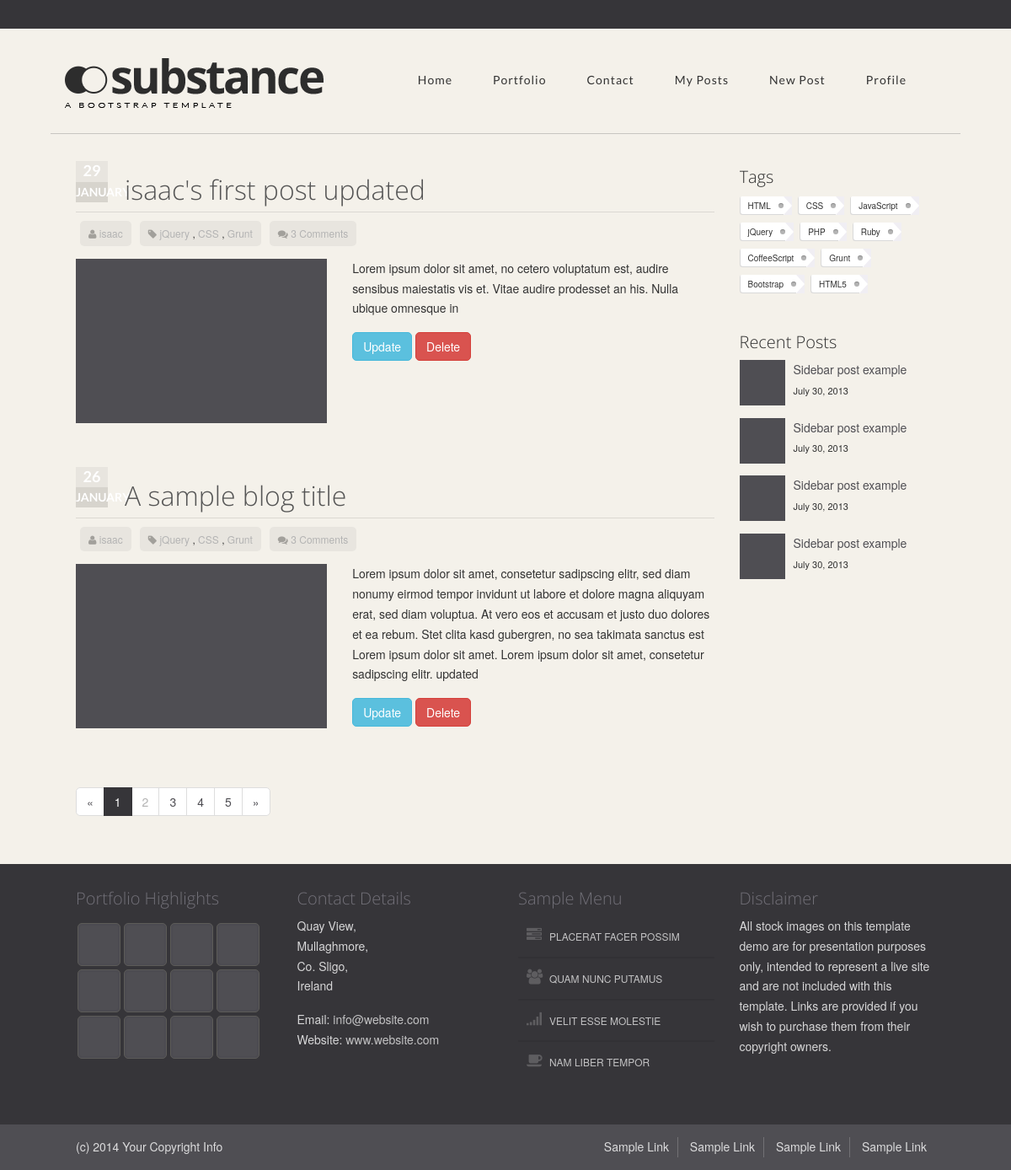
Page /my_posts/ (signed in) on the committed database.
### blog/models.py (models this page shows, shortened)
class Post(models.Model):
    title = models.CharField(max_length=100)
    content = models.TextField()
    author = models.ForeignKey(User, on_delete=models.CASCADE)
    date_posted = models.DateTimeField(default=timezone.now)

### blog/views.py (the view)
# urls.py: path('my_posts/', views.my_posts, name='my_posts'),
@login_required
def my_posts(request):
    user = request.user
    posts = Post.objects.filter(author=user).order_by('-date_posted')
    context = {
        'posts': posts
    }
    return render(request, "my_posts.html", context)

### blog/templates/my_posts.html (shortened to what this page needs)
{% extends 'base.html' %}
{% load static %}
{% block content %}
    <div id="content" class="container">
        <div class="row margin-vert-30">
            <div class="col-md-9">
                {% for post in posts %}
                <div class="blog-post padding-bottom-20 animate fadeInUp">
                    <div class="blog-item-header">
                        <div class="blog-post-date pull-left">
                            <span class="day">{{ post.date_posted|date:"d" }}</span>
                            <span class="month">{{ post.date_posted|date:"F" }}</span>
                        </div>
                        <h2><a href="{% url 'post_detail' post.id %}">{{ post.title }}</a></h2>
                    </div>
                    <div class="blog-post-details">
                        <div class="blog-post-details-item blog-post-details-item-left user-icon">
                            <i class="fa fa-user"></i>
                            <a href="#">{{ post.author }}</a>
                        </div>
                        <div class="blog-post-details-item blog-post-details-item-left blog-post-details-tags tags-icon">
                            <i class="fa fa-tag"></i>
                            <a href="#">jQuery</a> ,
                            <a href="#">CSS</a> ,
                            <a href="#">Grunt</a>
                        </div>
                        <div
                            class="blog-post-details-item blog-post-details-item-left blog-post-details-item-last comments-icon">
                            <a href="#">
                                <i class="fa fa-comments"></i>
                                3 Comments
                            </a>
                        </div>
                    </div>
                    <div class="blog">
                        <div class="clearfix"></div>
                        <div class="blog-post-body row margin-top-15">
                            <div class="col-md-5">
                                <img class="pull-left" src="{% static 'assets/img/blog/image1.jpg' %}" alt="thumb1">
                            </div>
                            <div class="col-md-7">
                                <p>{{ post.content }}</p>
                                <a href="{%url 'update_post' post.id%}" class="btn btn-info">
                                    Update
                                </a>
                                <a href="{% url 'delete_post' post.id %}" class="btn btn-danger">
                                    Delete
                                </a>
                            </div>
                        </div>
                    </div>
                </div>
                {% endfor %}
                <ul class="pagination">
                    <li><a href="#">&laquo;</a></li>
                    <li class="active"><a href="#">1</a></li>
                    <li class="disabled"><a href="#">2</a></li>
                    <li><a href="#">3</a></li>
                    <li><a href="#">4</a></li>
                    <li><a href="#">5</a></li>
                    <li><a href="#">&raquo;</a></li>
                </ul>
            </div>
            <div class="col-md-3">
                <div class="blog-tags">
                    <h3>Tags</h3>
                    <ul class="blog-tags">
                        <li><a href="#" class="blog-tag">HTML</a></li>
                        <li><a href="#" class="blog-tag">CSS</a></li>
                        <li><a href="#" class="blog-tag">JavaScript</a></li>
                        <li><a href="#" class="blog-tag">jQuery</a></li>
                        <li><a href="#" class="blog-tag">PHP</a></li>
                        <li><a href="#" class="blog-tag">Ruby</a></li>
                        <li><a href="#" class="blog-tag">CoffeeScript</a></li>
                        <li><a href="#" class="blog-tag">Grunt</a></li>
                        <li><a href="#" class="blog-tag">Bootstrap</a></li>
                        <li><a href="#" class="blog-tag">HTML5</a></li>
                    </ul>			</div>
                    <div class="recent-posts">
                        <h3>Recent Posts</h3>
                        <ul class="posts-list margin-top-10">
                            <li>
                                <div class="recent-post">
                                    <a href="#">
                                        <img class="pull-left" src="{% static 'assets/img/blog/thumbs/thumb1.jpg' %}" alt="thumb1">
                                    </a>
                                    <a href="#" class="posts-list-title">Sidebar post example </a>
                                    <br>
                                    <span class="recent-post-date">
                                    July 30, 2013
                                    </span>
                                </div>
                            </li>
                            <li>
                                <div class="recent-post">
                                    <a href="#">
                                        <img class="pull-left" src="{% static 'assets/img/blog/thumbs/thumb2.jpg' %}" alt="thumb2">
                                    </a>
                                    <a href="#" class="posts-list-title">Sidebar post example </a>
                                    <br>
                                    <span class="recent-post-date">
                                    July 30, 2013
                                    </span>
                                </div>
                            </li>
                            <li>
                                <div class="recent-post">
                                    <a href="#">
                                        <img class="pull-left" src="{% static 'assets/img/blog/thumbs/thumb3.jpg' %}" alt="thumb3">
                                    </a>
                                    <a href="#" class="posts-list-title">Sidebar post example </a>
                                    <br>
                                    <span class="recent-post-date">
                                    July 30, 2013
                                    </span>
                                </div>
                            </li>
                            <li>
                                <div class="recent-post">
                                    <a href="#">
                                        <img class="pull-left" src="{% static 'assets/img/blog/thumbs/thumb4.jpg' %}" alt="thumb4">
                                    </a>
                                    <a href="#" class="posts-list-title">Sidebar post example </a>
                                    <br>
                                    <span class="recent-post-date">
                                    July 30, 2013
                                    </span>
                                </div>
                            </li>
                        </ul>			</div>
                    </div>
                </div>
            </div>
{% endblock content %}

### users/static/assets/css/nexus.css (style rules this page uses)
html { overflow-y: scroll; }
body { line-height: 1.7em; font-size: 14px; background-color: #222124; background-color: #F4F1EA; }
.container { max-width: 1080px; padding-left: 30px; padding-right: 30px; width: 100%; }
.margin-vert-30 { margin-top: 30px; margin-bottom: 30px; }
.margin-top-10 { margin-top: 10px; }
.margin-top-15 { margin-top: 15px; }
.padding-bottom-20 { padding-bottom: 20px; }
h2 { font-weight: 300; line-height: 1em; margin: 0 0 10px; color: #363539; font-family: 'Open Sans', sans-serif; font-size: 32px; }
h3 { font-size: 20px; font-weight: 300; padding: 0; font-family: 'Open Sans', sans-serif; margin: 0; color: #2d2d2d; }
a { text-decoration: none; -webkit-transition: color 0.15s ease-in; -moz-transition: color 0.15s ease-in; -o-transition: color 0.15s ease-in; transition: color 0.15s ease-in; }
p { margin-bottom: 16px; }
img { max-width: 100% ; }
[class^="fa-"]:before, [class*=" fa-"]:before { font-family: FontAwesome; font-style: normal; font-weight: normal; line-height: 1; -webkit-font-smoothing: antialiased; -moz-osx-font-smoothing: grayscale; padding-right: 10px; color: rgba(0, 0, 0, 0.3); }
i.fa { display: inline-block; }
i.fa:before { padding-right: 0; }
.blog-post-date { border: 0px solid #d7d4cd; border-radius: 0px; background-color: #e8e5df; color: #fff; width: 38px; text-align: center; margin-right: 20px; font-size: 18px; font-weight: bold; font-family: 'Lato'; margin-top: 2px; }
.blog-post-date .month { background: #d7d4cd; font-size: 14px; width: 100%; display: inline-block; color: #ffffff; text-transform: uppercase; }
.blog-post { margin-bottom: 30px; }
.blog-post-details-item { float: left; padding: 3px 10px; font-size: 12px; background: #e8e5df; margin: 0 5px; border-radius: 5px; }
.blog-post-details-item a { color: #b3b3b3; }
.blog-item-header { display: block; border-bottom: 1px solid rgba(0, 0, 0, 0.1); padding-bottom: 0px; margin-bottom: 10px; }
.blog-item-header h2 { padding: 20px 0 0; }
.blog-item-header h2 a { color: #555555; text-decoration: none; }
.blog-tags { list-style: none; margin: 10px 0 20px; overflow: hidden; padding: 0; }
.blog-tags li { float: left; }
.blog-tag { background: #fff; border-radius: 3px 0 0 3px; color: #333333; display: inline-block; font-size: 10px; height: 22px; line-height: 22px; padding: 0 25px 0 10px; position: relative; margin: 0 7px 7px 0; text-decoration: none; -webkit-transition: color 0.2s; box-shadow: 1px -1px 0px rgba(0, 0, 0, 0.15) inset; }
.blog-tag::before { background: #b3b3b3; border-radius: 10px; box-shadow: inset 0 1px rgba(0, 0, 0, 0.25); content: ''; height: 6px; right: 10px; position: absolute; width: 6px; top: 8px; }
.blog-tag::after { background: #F0EEF3; border-bottom: 11px solid transparent; border-left: 10px solid #fff; border-top: 11px solid transparent; content: ''; position: absolute; right: 0; top: 0; }
ul.posts-list { margin-left: 0; padding-left: 0; }
ul.posts-list li { list-style: none; }
.recent-post { margin-bottom: 20px; }
.recent-post img { padding-right: 10px; }
.recent-post .recent-post-date { font-size: 11px; }

### rows in the picture
Post: date_posted "29", date_posted "JANUARY", title "isaac's first post updated", author "isaac", content "Lorem ipsum dolor sit amet, no cetero voluptatum est, audire sensibus maiestatis vis et. Vitae audire prodesset an his. Nulla ubique omnesque in"
Post: date_posted "26", date_posted "JANUARY", title "A sample blog title", author "isaac", content "Lorem ipsum dolor sit amet, consetetur sadipscing elitr, sed diam nonumy eirmod tempor invidunt ut labore et dolore magna aliquyam erat, sed diam voluptua. At vero eos et accusam et justo duo dolores et ea rebum. Stet clita kasd gubergren, no sea takimata sanctus est Lorem ipsum dolor sit amet. Lorem ipsum dolor sit amet, consetetur sadipscing elitr. updated"
